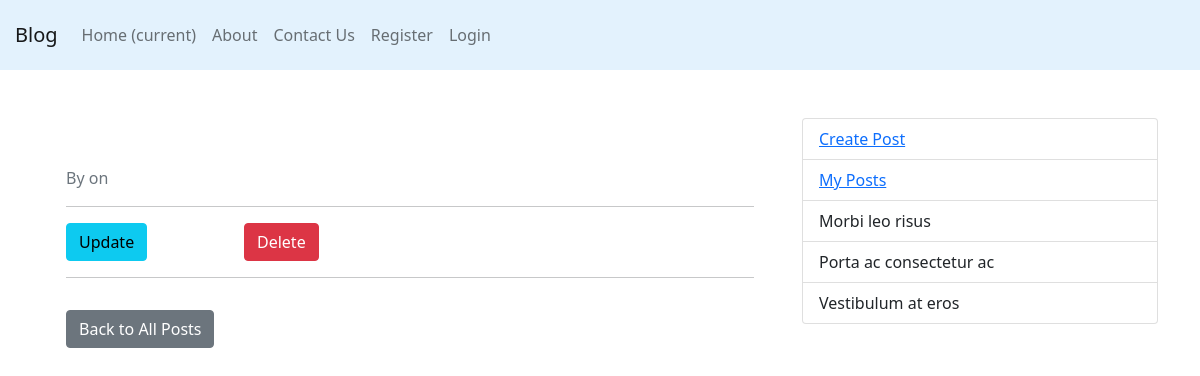
/post/1/, run on an earlier commit of the app's database.
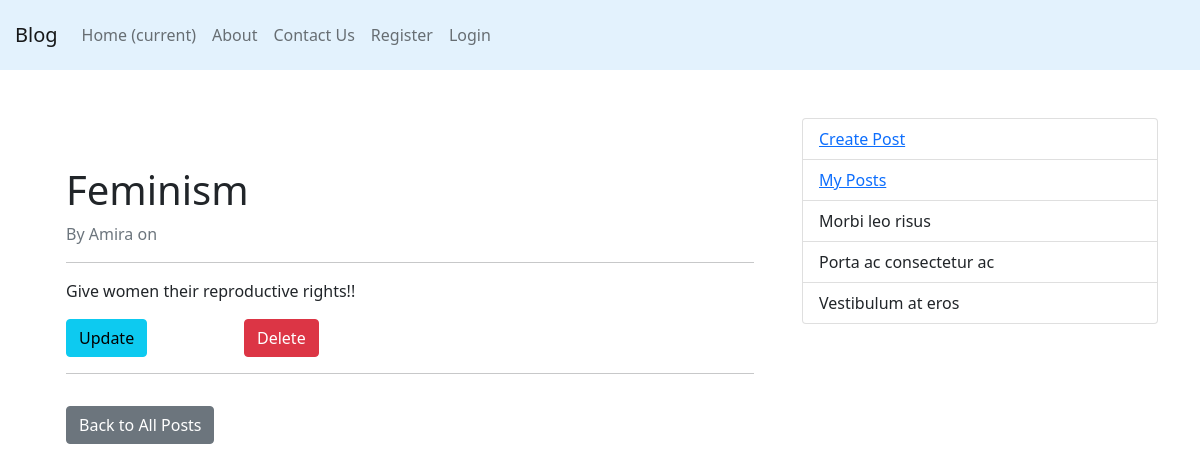
And on a later commit of the database.
### blog_app/models.py (models this page shows, shortened)
class Post(models.Model):
    title = models.CharField(max_length= 200)
    content = models.TextField()
    date_posted = models.DateTimeField(default=timezone.now)
    author = models.ForeignKey(User, on_delete=models.CASCADE)

### blog_app/views.py (the view)
# urls.py: path("post/<int:pk>/", views.post_detail, name='post-detail'),
def post_detail(request, pk):
    print(pk)
    post = Post.objects.filter(pk=pk).first()
    return render (request,  "blog_app/post_detail.html", {"post": post} )

### blog_app/templates/blog_app/post_detail.html
{% extends "blog_app/base.html" %}
{% block content %}
<div class="container mt-5">
    <h1>{{ post.title }}</h1>
    <p class="text-muted">By {{ post.author }} on {{ post.created_at|date:"F j, Y" }}</p>
    <hr>
    <div class="post-content">
        {{ post.content|linebreaks }}
    </div>
    <div class="row justify-content.left">
        <div class="col-md-3"><button class="btn btn-info">Update</button></div>
        <div class="col-md-3"><button class="btn btn-danger"  href="{% url 'post-delete' post.pk %}">Delete</button></div>
    </div>
    <hr>
    <a href="{% url 'blog-home' %}" class="btn btn-secondary mt-3">Back to All Posts</a>
</div>
{% endblock %}

What changed in the data, as far as the page shows it:
added Post: title "Feminism", author "Amira", content "Give women their reproductive rights!!"
